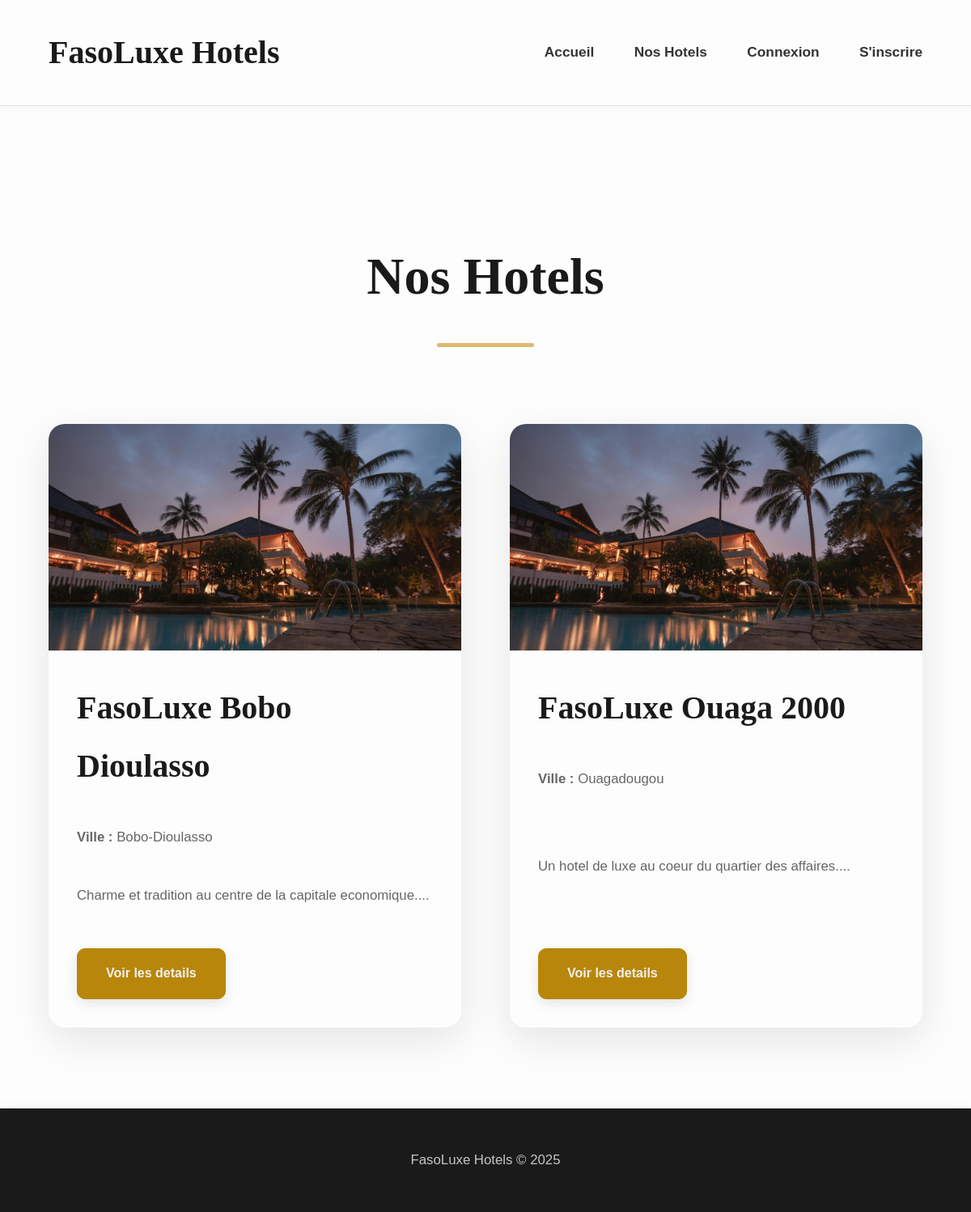
/public/hotels.php, run on the app's committed database.
### tables this page shows
CREATE TABLE hotels (
    id INT AUTO_INCREMENT PRIMARY KEY,
    nom VARCHAR(255) NOT NULL,
    ville VARCHAR(255) NOT NULL,
    adresse TEXT NOT NULL,
    description TEXT,
    photo_url VARCHAR(255),
    categorie INT NOT NULL,  
    email VARCHAR(255),
    site_web VARCHAR(255)
);

### public/hotels.php (called while the page is built)
<?php
require_once __DIR__ . '/../src/models/Hotel.php';
$hotels = Hotel::getAll();
include_once __DIR__ . '/../src/includes/header.php';
include_once __DIR__ . '/../templates/hotels_list.php';
include_once __DIR__ . '/../src/includes/footer.php';
?>

### src/models/Hotel.php (called while the page is built, shortened)
<?php
class Hotel {
    public static function getAll() {
        $pdo = getPDO();
        $stmt = $pdo->query('SELECT * FROM hotels ORDER BY ville, nom');
        return $stmt->fetchAll(PDO::FETCH_ASSOC);
    }
}
?>

### templates/hotels_list.php (the view)
<div class="container">
    <div class="main-content">
        <h2 class="page-title">Nos Hotels</h2>
        <?php if (empty($hotels)): ?>
            <p>Aucun hotel disponible pour le moment.</p>
        <?php else: ?>
            <div class="hotels-grid">
                <?php foreach ($hotels as $hotel): ?>
                    <div class="hotel-card">
                        <img src="images/default-hotel.jpg" alt="Facade de l'hotel <?php echo htmlspecialchars($hotel['nom']); ?>">
                        <div class="hotel-card-content">
                            <h3><?php echo htmlspecialchars($hotel['nom']); ?></h3>
                            <p><strong>Ville :</strong> <?php echo htmlspecialchars($hotel['ville']); ?></p>
                            <p><?php echo substr(htmlspecialchars($hotel['description']), 0, 100) . '...'; ?></p>
                            <a href="<?php echo BASE_URL; ?>public/hotel_details.php?id=<?php echo $hotel['id']; ?>" class="btn">Voir les details</a>
                        </div>
                    </div>
                <?php endforeach; ?>
            </div>
        <?php endif; ?>
    </div>
</div>

### public/css/style.css (style rules this page uses)
:root { --primary-color: #1a1a1a; --secondary-color: #b8860b; --accent-color: #e0b973; --text-dark: #333333; --text-light: #f0f0f0; --background-light: #fdfdfd; --background-dark: #2c3e50; --border-color: #e0e0e0; --font-primary: 'Montserrat', sans-serif; --font-secondary: 'Playfair Display', serif; }
html, body { height: 100%; }
body { font-family: var(--font-primary); margin: 0; padding: 0; background-color: var(--background-light); color: var(--text-dark); line-height: 1.8; -webkit-font-smoothing: antialiased; -moz-osx-font-smoothing: grayscale; display: flex; flex-direction: column; }
.container { width: 90%; max-width: 1300px; margin: 0 auto; padding: 0 30px; }
.btn { display: inline-block; background: var(--secondary-color); color: var(--text-light); padding: 16px 35px; border-radius: 10px; text-decoration: none; font-weight: 600; transition: background-color 0.3s ease, transform 0.2s ease, box-shadow 0.3s ease, border 0.3s ease; border: 1px solid var(--secondary-color); cursor: pointer; text-align: center; box-shadow: 0 5px 15px rgba(0,0,0,0.1); }
.main-content { flex-grow: 1; padding: 100px 0; }
.page-title { font-family: var(--font-secondary); text-align: center; margin-bottom: 70px; font-size: 4rem; color: var(--primary-color); position: relative; padding-bottom: 25px; }
.page-title::after { content: ''; display: block; width: 120px; height: 5px; background: var(--accent-color); margin: 25px auto 0 auto; border-radius: 5px; }
.hotels-grid { display: grid; grid-template-columns: repeat(auto-fit, minmax(380px, 1fr)); gap: 60px; }
.hotel-card { background: var(--background-light); border-radius: 20px; box-shadow: 0 15px 50px rgba(0,0,0,0.1); overflow: hidden; transition: transform 0.3s ease, box-shadow 0.3s ease; display: flex; flex-direction: column; }
.hotel-card img { width: 100%; height: 280px; object-fit: cover; display: block; }
.hotel-card-content { padding: 35px; flex-grow: 1; display: flex; flex-direction: column; }
.hotel-card-content h3 { font-family: var(--font-secondary); margin-top: 0; color: var(--primary-color); font-size: 2.5rem; margin-bottom: 20px; }
.hotel-card-content p { font-size: 1.05rem; color: #666; margin-bottom: 25px; flex-grow: 1; }
.hotel-card-content .btn { align-self: flex-start; margin-top: 25px; }

### data on the page
hotels: nom "FasoLuxe Bobo Dioulasso", ville "Bobo-Dioulasso", description "Charme et tradition au centre de la capitale economique."
hotels: nom "FasoLuxe Ouaga 2000", ville "Ouagadougou", description "Un hotel de luxe au coeur du quartier des affaires."
